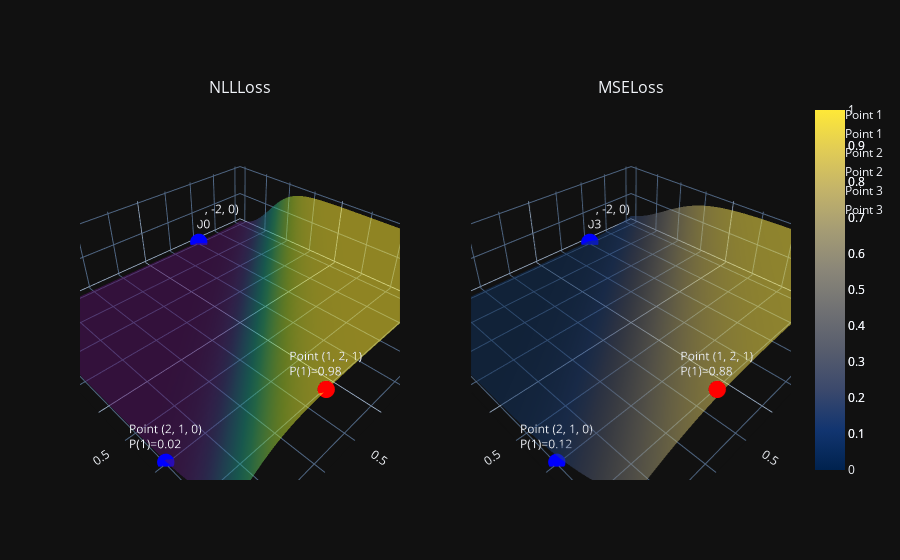

Source (notebook cell):
### Code cell
from plotly.subplots import make_subplots
import plotly.graph_objects as go
import numpy as np

points = np.array([[1, 2, 1], [2, 1, 0], [-1, -2, 0]])
colors = ['red', 'blue', 'blue']

x = np.linspace(-2, 2, 50)
y = np.linspace(-2, 2, 50)
X, Y = np.meshgrid(x, y)

Z1 = 1 / (1 + np.exp(-(nll_weights[0] * X + nll_weights[1] * Y + nll_bias)))
Z2 = 1 / (1 + np.exp(-(mse_weights[0] * X + mse_weights[1] * Y + mse_bias)))

fig = make_subplots(rows=1, cols=2, specs=[[{'type': 'surface'}, {'type': 'surface'}]],
                    subplot_titles=("NLLLoss", "MSELoss"))

fig.add_trace(go.Surface(z=Z1, x=X, y=Y, opacity=0.5, colorscale='Viridis', name='Probability'), row=1, col=1)
fig.add_trace(go.Surface(z=Z2, x=X, y=Y, opacity=0.5, colorscale='Cividis', name='Probability'), row=1, col=2)


for i in range(len(points)):
    # Координаты точки
    px, py, pz = points[i]

    # Вычисляем значения на поверхностях для каждой точки
    z1_val = 1 / (1 + np.exp(-(nll_weights[0] * px + nll_weights[1] * py + nll_bias)))
    z2_val = 1 / (1 + np.exp(-(mse_weights[0] * px + mse_weights[1] * py + mse_bias)))
    
    # Формируем всплывающие подсказки для каждой точки
    hover_text_1 = f"Point ({px}, {py}, {pz})<br>P(1)={z1_val:.2f}"
    hover_text_2 = f"Point ({px}, {py}, {pz})<br>P(1)={z2_val:.2f}"

    # Добавляем точки в первое окно (первая поверхность)
    fig.add_trace(go.Scatter3d(x=[px], y=[py], z=[pz],
                               mode='markers+text',
                               marker=dict(size=6, color=colors[i]),
                               text=hover_text_1, hoverinfo="text",
                               name=f'Point {i+1}'), row=1, col=1)
    
    # Добавляем точки во второе окно (вторая поверхность)
    fig.add_trace(go.Scatter3d(x=[px], y=[py], z=[pz],
                               mode='markers+text',
                               marker=dict(size=6, color=colors[i]),
                               text=hover_text_2, hoverinfo="text",
                               name=f'Point {i+1}'), row=1, col=2)

fig.show()

### Figure 1 — Plotly figure (JSON) as saved in the notebook; plotly's stock layout.template omitted (floating-point values rounded to 4 significant figures; data arrays with more than 128 entries replaced by an {"elided": "..."} marker saying what was removed)
{"data": [{"colorscale": [[0.0, "#440154"], [0.1111, "#482878"], [0.2222, "#3e4989"], [0.3333, "#31688e"], [0.4444, "#26828e"], [0.5556, "#1f9e89"], [0.6667, "#35b779"], [0.7778, "#6ece58"], [0.8889, "#b5de2b"], [1.0, "#fde725"]], "name": "Probability", "opacity": 0.5, "x": {"elided": "50x50 float values"}, "y": {"elided": "50x50 float values"}, "z": {"elided": "50x50 float values"}, "type": "surface", "scene": "scene"}, {"colorscale": [[0.0, "#00224e"], [0.1111, "#123570"], [0.2222, "#3b496c"], [0.3333, "#575d6d"], [0.4444, "#707173"], [0.5556, "#8a8678"], [0.6667, "#a59c74"], [0.7778, "#c3b369"], [0.8889, "#e1cc55"], [1.0, "#fee838"]], "name": "Probability", "opacity": 0.5, "x": {"elided": "50x50 float values"}, "y": {"elided": "50x50 float values"}, "z": {"elided": "50x50 float values"}, "type": "surface", "scene": "scene2"}, {"hoverinfo": "text", "marker": {"color": "red", "size": 6}, "mode": "markers+text", "name": "Point 1", "text": "Point (1, 2, 1)<br>P(1)=0.98", "x": [1], "y": [2], "z": [1], "type": "scatter3d", "scene": "scene"}, {"hoverinfo": "text", "marker": {"color": "red", "size": 6}, "mode": "markers+text", "name": "Point 1", "text": "Point (1, 2, 1)<br>P(1)=0.88", "x": [1], "y": [2], "z": [1], "type": "scatter3d", "scene": "scene2"}, {"hoverinfo": "text", "marker": {"color": "blue", "size": 6}, "mode": "markers+text", "name": "Point 2", "text": "Point (2, 1, 0)<br>P(1)=0.02", "x": [2], "y": [1], "z": [0], "type": "scatter3d", "scene": "scene"}, {"hoverinfo": "text", "marker": {"color": "blue", "size": 6}, "mode": "markers+text", "name": "Point 2", "text": "Point (2, 1, 0)<br>P(1)=0.12", "x": [2], "y": [1], "z": [0], "type": "scatter3d", "scene": "scene2"}, {"hoverinfo": "text", "marker": {"color": "blue", "size": 6}, "mode": "markers+text", "name": "Point 3", "text": "Point (-1, -2, 0)<br>P(1)=0.00", "x": [-1], "y": [-2], "z": [0], "type": "scatter3d", "scene": "scene"}, {"hoverinfo": "text", "marker": {"color": "blue", "size": 6}, "mode": "markers+text", "name": "Point 3", "text": "Point (-1, -2, 0)<br>P(1)=0.03", "x": [-1], "y": [-2], "z": [0], "type": "scatter3d", "scene": "scene2"}], "layout": {"scene": {"domain": {"x": [0.0, 0.45], "y": [0.0, 1.0]}}, "scene2": {"domain": {"x": [0.55, 1.0], "y": [0.0, 1.0]}}, "annotations": [{"font": {"size": 16}, "showarrow": false, "text": "NLLLoss", "x": 0.225, "xanchor": "center", "xref": "paper", "y": 1.0, "yanchor": "bottom", "yref": "paper"}, {"font": {"size": 16}, "showarrow": false, "text": "MSELoss", "x": 0.775, "xanchor": "center", "xref": "paper", "y": 1.0, "yanchor": "bottom", "yref": "paper"}]}}
